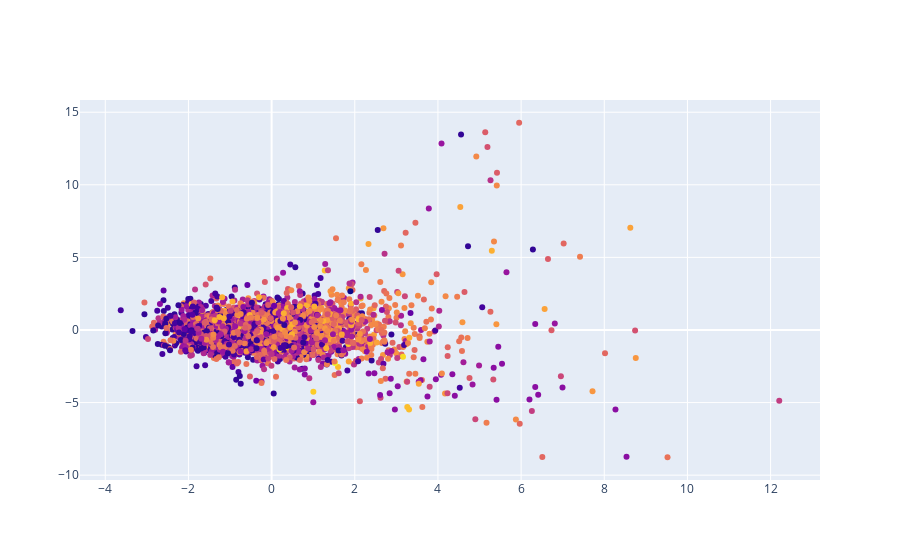

Notebook source saved alongside this figure:
### Code cell
import plotly.graph_objects as go
import plotly.express as px


fig = go.Figure(data=go.Scatter(x=Xr_pca[:, 0],
                                y=Xr_pca[:, 1],
                                mode='markers',
                                marker_color=n_genre,
                                text=text_data))


fig.show()

### Figure 1 — Plotly figure (JSON) as saved in the notebook; plotly's stock layout.template omitted (floating-point values rounded to 4 significant figures; data arrays with more than 128 entries replaced by an {"elided": "..."} marker saying what was removed)
{"data": [{"marker": {"color": {"elided": "3109 int values"}}, "mode": "markers", "text": {"elided": "3109 str values"}, "type": "scatter", "x": {"elided": "3109 float values"}, "y": {"elided": "3109 float values"}}], "layout": {}}
